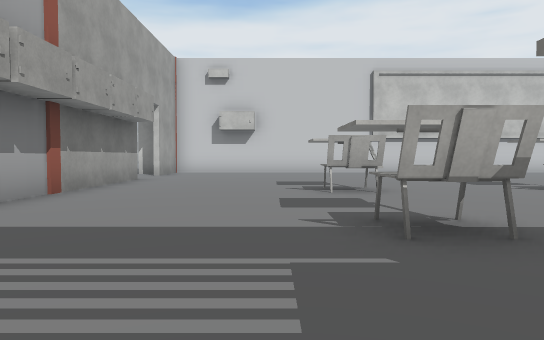
view 1 (above)

24 first-person views from a walk through a Unity game level. The camera is 1.2 m above the floor, tilts 2° down and sees 70° across. The floor is counted in squares, 2 m on a side. Each view is taken from the middle of a square. On the plan, view 1 faces up. The plan holds only what a view shows up to about 11 squares ahead; the rest is blank. The place goes on beyond the plan. The player character is not drawn. Some surface patterns are stand-ins.

view 2
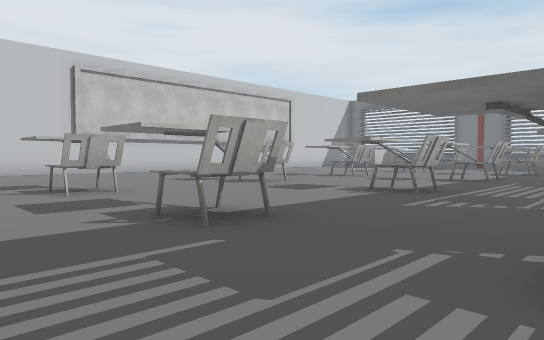

view 3
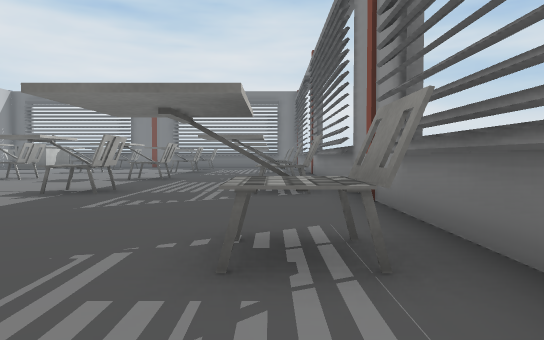

view 4
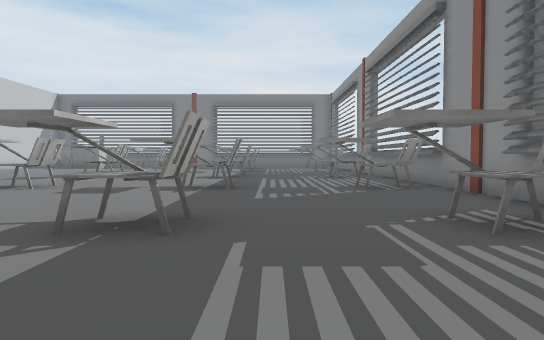

view 5
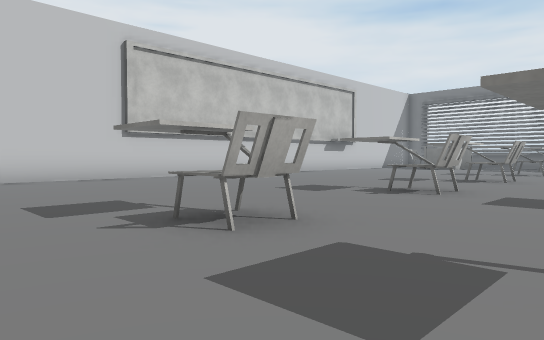

view 6
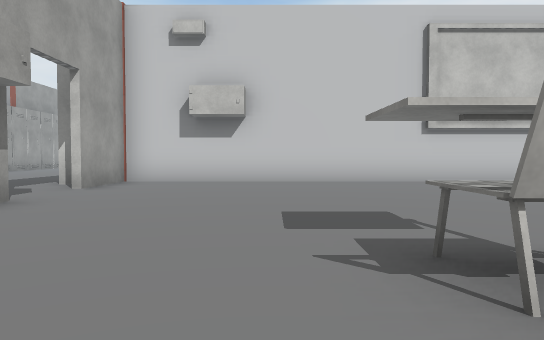

view 7
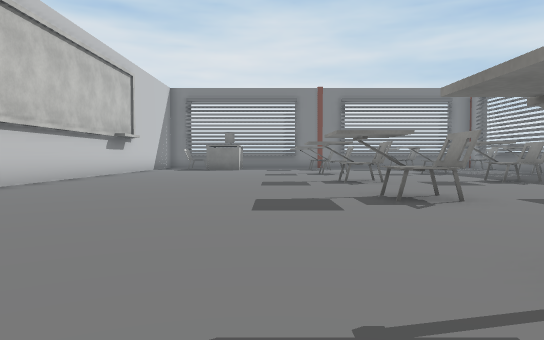

view 8
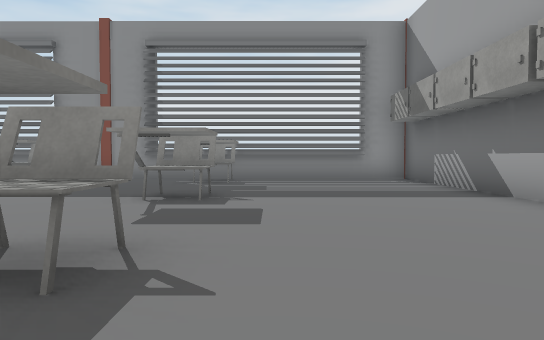

view 9
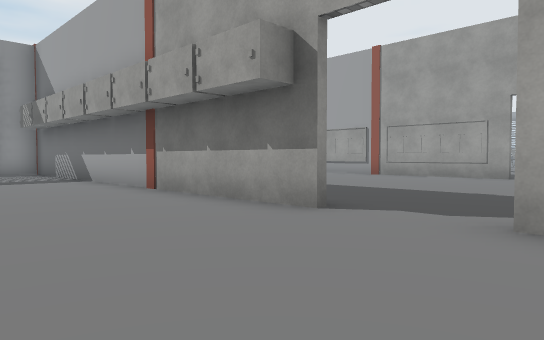

view 10
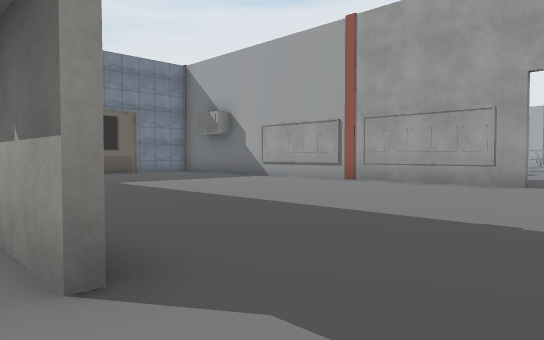

view 11
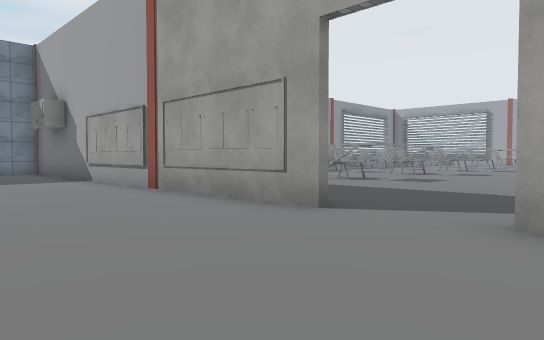

view 12
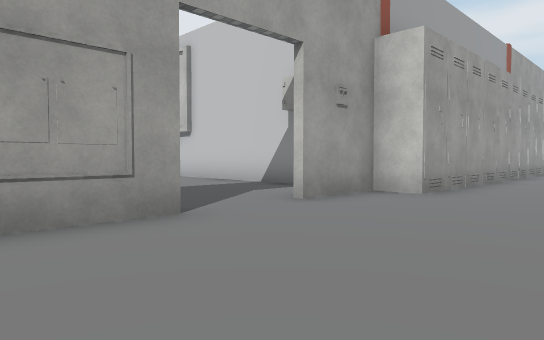

view 13
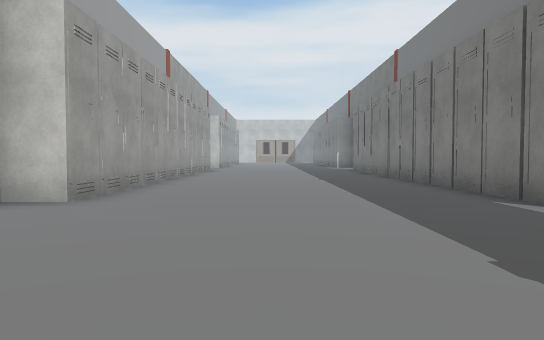

view 14
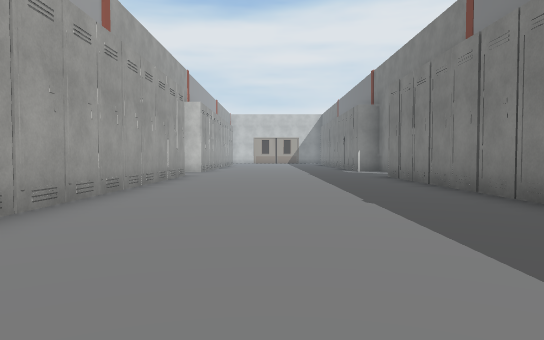

view 15
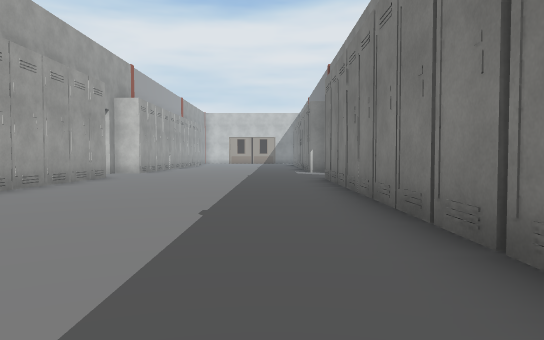

view 16
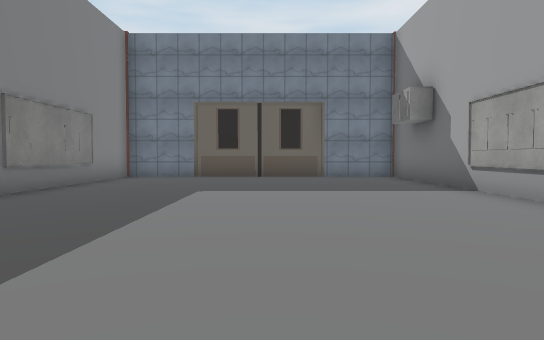

view 17
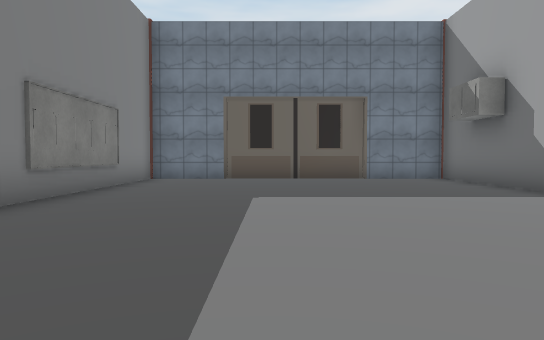

view 18
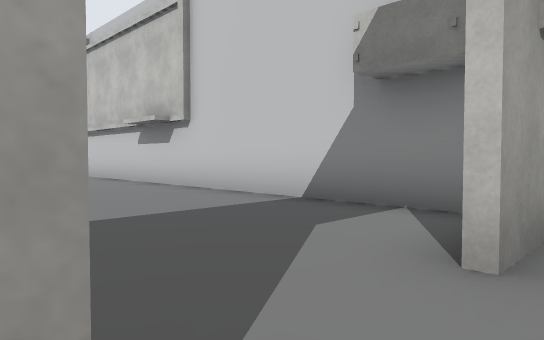

view 19
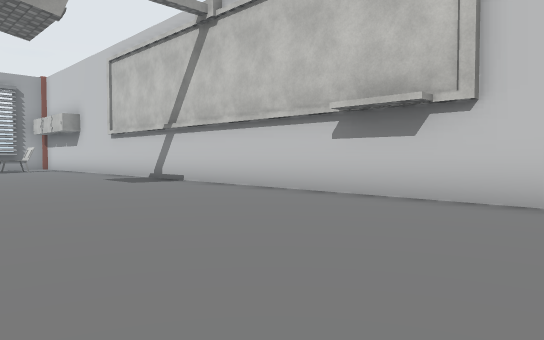

view 20
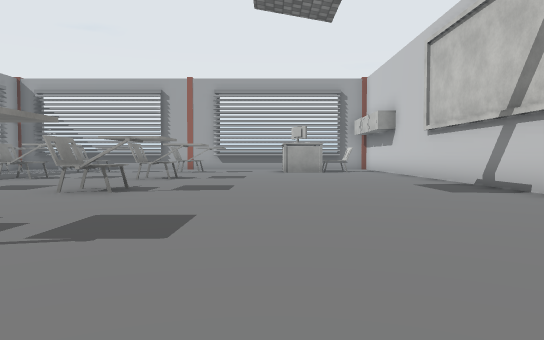

view 21
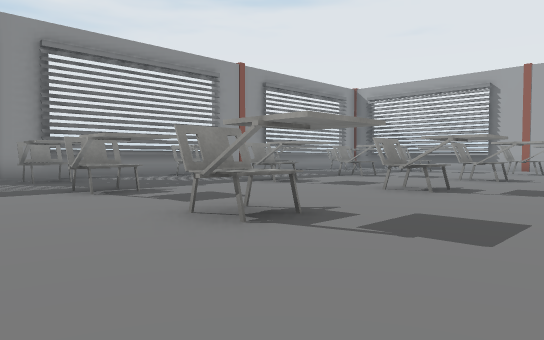

view 22
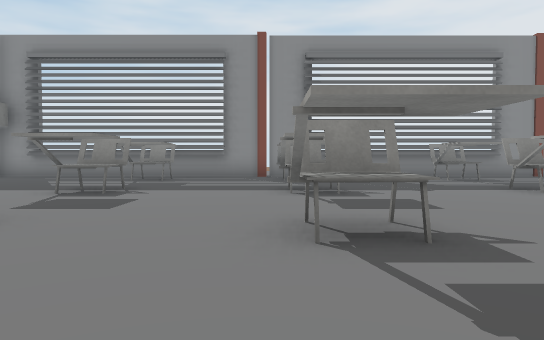

view 23
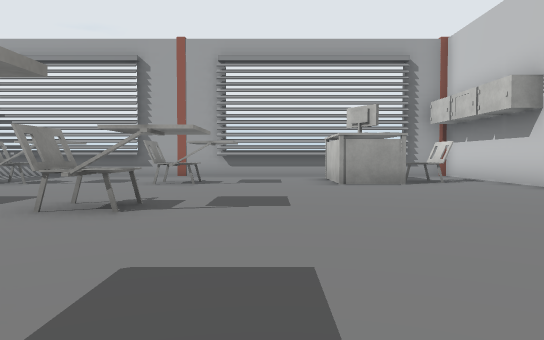

view 24
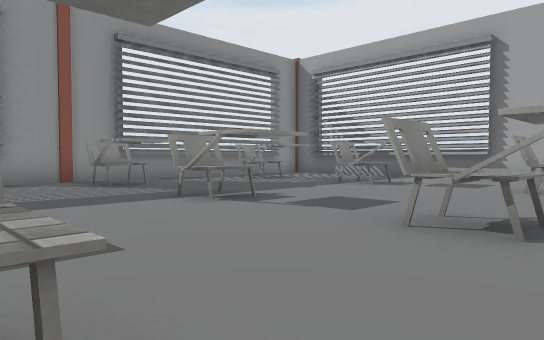

### Floor plan
Points are (right, up) in squares from view 1. A wall is a line through its corners. A room is listed if a view was taken in it or the views show most of it. See-through windows are left out.
Room 1 (views 1, 2, 3, 4, 5, 6, 7, 8, 9, 10)
walls: (-3.5, 10.2) (-3.5, -1.4) (9.2, -1.4); (6.1, 14.4) (-3.5, 14.4); (-3.5, 13.5) (-3.5, 12.1); (11, 14.4) (7.6, 14.4)
ways out: opening at (-4, 11.5) to room 2; gap at (6, -1)
objects: chair (1, 0) to (2, 0); chair (1, 3) to (2, 4); chair (1, 7) to (2, 7); chair (5, 0) to (6, 0); chair (5, 3) to (6, 4); chair (5, 7) to (6, 7); chair (9, 0) to (10, 0); chair (9, 3) to (10, 4); chair (9, 7) to (10, 7)
Room 2 (views 11, 12, 13, 14, 15, 16, 17, 18)
walls: (-11.6, 14.1) (-11.6, 12.1); (-11.6, 10.2) (-11.6, -1.4) (-3.8, -1.4) (-3.8, 4.4)
ways out: opening at (-4, 11.5) to room 1; opening at (-12, 11.5) to room 3
objects: other object (-11, 14); other object (-11, 15); other object (-11, 16); other object (-11, 17); other object (-11, 18); other object (-11, 19); other object (-11, 20); other object (-11, 21); other object (-11, 22); other object (-11, 23); other object (-11, 24); other object (-11, 25) to (-11, 26); other object (-4, 14); other object (-4, 15); other object (-4, 16); other object (-4, 17); other object (-4, 18); other object (-4, 19); other object (-4, 20); other object (-4, 21); other object (-4, 22); other object (-4, 23); other object (-4, 24); other object (-4, 25)
Room 3 (views 19, 20, 21, 22, 23, 24)
walls: (-22, -1.6) (-20, -1.6); (-30.9, -1.6) (-26.6, -1.6); (-31.6, 14.4) (-35.1, 14.4); (-36, 6.1) (-36, 3.4); (-12.4, 14.4) (-29, 14.4)
ways out: opening at (-12, 11.5) to room 2
objects: chair (-33, 0) to (-32, 0); chair (-33, 3) to (-32, 4); chair (-33, 7) to (-32, 7); chair (-33, 12) to (-33, 13); chair (-29, 0) to (-28, 0); chair (-29, 3) to (-28, 4); chair (-29, 7) to (-28, 7); chair (-25, 0); chair (-25, 3) to (-25, 4); chair (-25, 7); chair (-21, 0) to (-20, 0); chair (-21, 3) to (-20, 4); chair (-21, 7) to (-20, 7); chair (-17, 0); chair (-17, 3) to (-17, 4); chair (-17, 7)

Positions as (right, up) in squares from view 1, and headings:
1: (0, 0), facing up
2: (-1, 0), facing up-right
3: (-1, 0), facing right
4: (-2, 2), facing right
5: (-1, 4), facing up-right
6: (0, 5), facing up
7: (0, 9), facing right
8: (0, 9), facing down
9: (0, 13), facing down-left
10: (-3, 12), facing down-left
11: (-8, 13), facing down-left
12: (-8, 8), facing up-left
13: (-8, 9), facing up
14: (-8, 14), facing up
15: (-6, 15), facing up
16: (-8, 10), facing down
17: (-7, 9), facing down
18: (-11, 10), facing up-left
19: (-16, 9), facing up-left
20: (-18, 10), facing left
21: (-18, 10), facing down-left
22: (-20, 10), facing down
23: (-24, 9), facing left
24: (-25, 8), facing down-left
